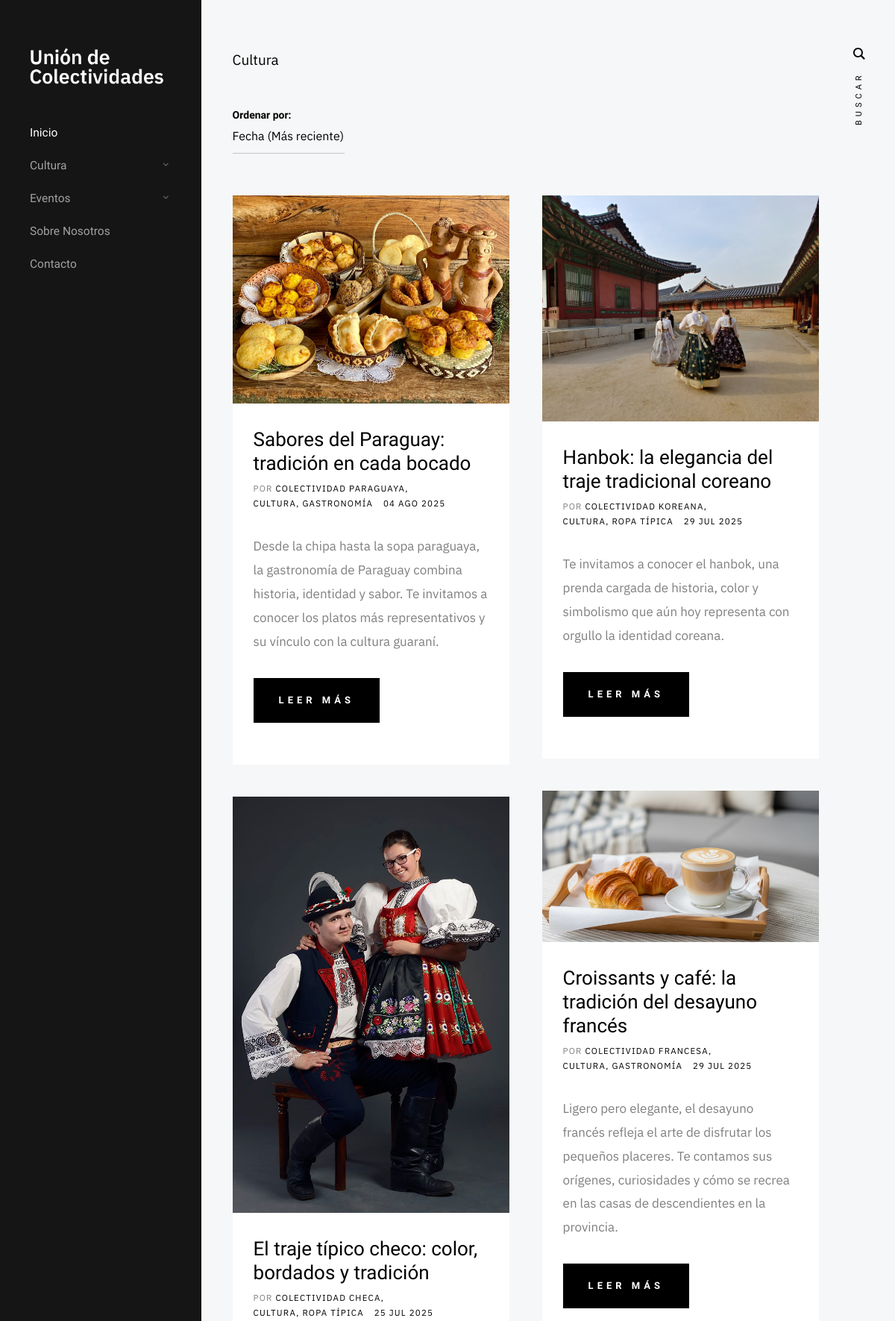
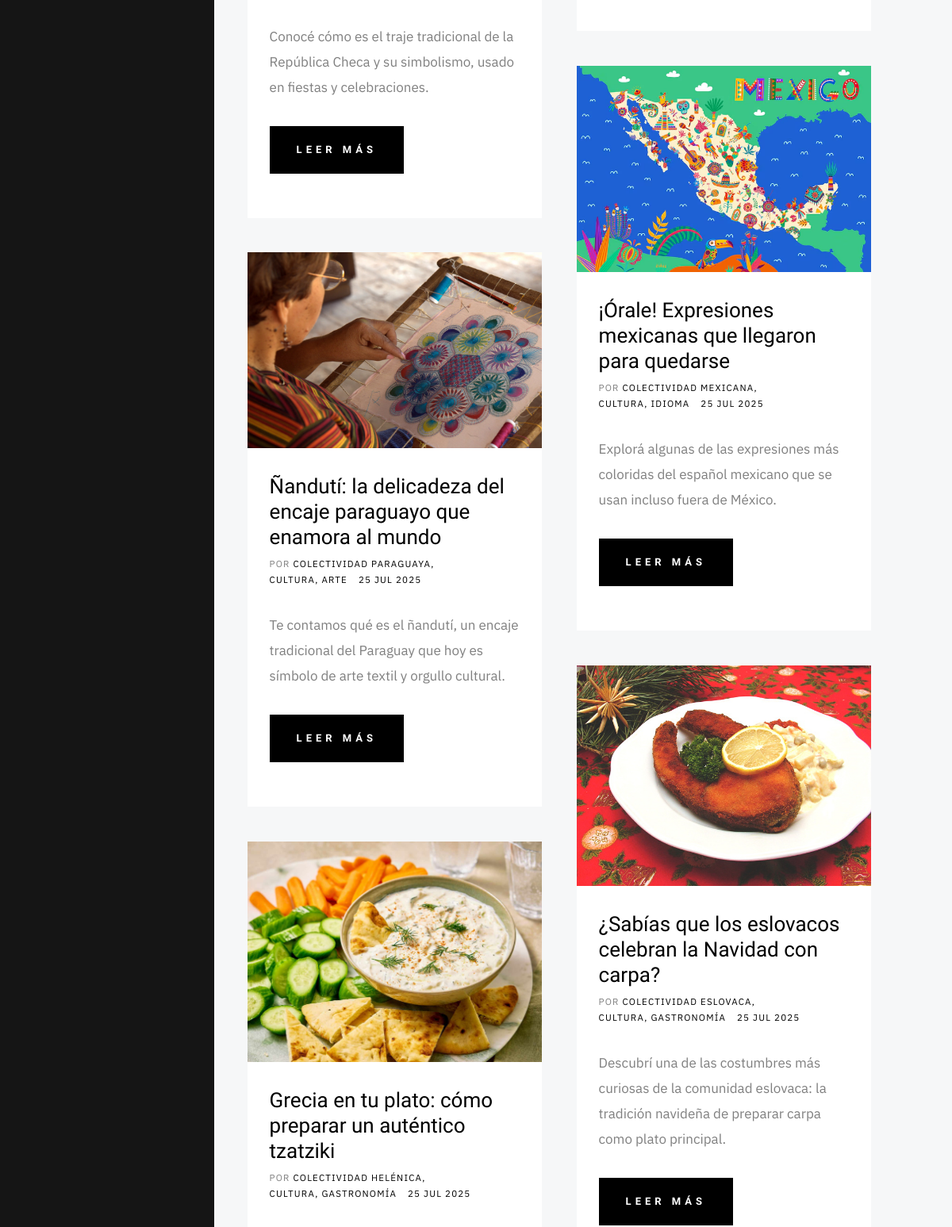
/cultura/ (upper part), run on the app's committed database (2 pictures, top to bottom).
### apps/articulos/models.py (models this page shows, shortened)
class Articulo(models.Model):
    creado = models.DateTimeField(auto_now_add=True)
    modificado = models.DateTimeField(auto_now=True)
    titulo = models.CharField(max_length=150)
    slug = models.SlugField(max_length=150, unique=True, blank=True, help_text="Slug para la URL del artículo, se genera automáticamente.")
    colectividad = models.ForeignKey(Categoria, on_delete=models.SET_NULL, null=True, blank=True, related_name='colectividad')
    autor = models.ForeignKey(User, on_delete=models.SET_NULL, null=True, blank=True, related_name='articulos_creados')
    descripcion = models.CharField(max_length=300) #resumen para mostrar en el home
    contenido = RichTextUploadingField()
    imagen = models.ImageField(upload_to= 'articulos/', null=False, blank=False,default='articulos/default_img_articulo.jpg')
    comentarios_habilitados = models.BooleanField(default=True)
    visitas = models.IntegerField(default=0)
    likes = models.IntegerField(default=0)
    categoria = models.ForeignKey(Categoria, on_delete=models.SET_NULL, null=True, blank=True, related_name='articulos')
    class Meta:
        ordering = ['-creado'] # Ordena MAS nuevo primero

### apps/categorias/models.py (models this page shows, shortened)
class Categoria(models.Model):
    nombre = models.CharField(max_length=50, unique=True)
    slug = models.SlugField(max_length=30, unique=True, blank=True)
    tipos = models.ManyToManyField(
        TipoCategoria,
        related_name='categorias',
        blank=True, #puede no tener un tipo asociado cuando se crea
        help_text="Seleccioná los tipos a los que pertenece esta categoría (Ej: Artículo, Evento, Galeria)"
    )
    class Meta:
        ordering = ['nombre']

### apps/articulos/views.py (the view)
# urls.py: path('', views.lista_articulos, name='path_lista_home'),
def lista_articulos(request, categoria_slug=None, colectividad_slug=None): #puede tener o no una categoria articulos/cat
    todos_los_articulos = Articulo.objects.all().order_by('-creado') # *** nuevos primero
    categoria_actual = None
    if categoria_slug: #si categoriaslug tiene un valor,
        categoria_actual = get_object_or_404(Categoria, slug=categoria_slug) #busca cat o da error404
        todos_los_articulos = todos_los_articulos.filter(categoria=categoria_actual) #filtra todos los art con current cat
    elif colectividad_slug:
        colectividad_actual = get_object_or_404(Categoria, slug=colectividad_slug)
        todos_los_articulos = todos_los_articulos.filter(colectividad=colectividad_actual)
    ordenar_por = request.GET.get('order_by', 'newest')
    if ordenar_por == 'oldest':
        todos_los_articulos = todos_los_articulos.order_by('creado') #viejos primero
    else:
        todos_los_articulos = todos_los_articulos.order_by('-creado') #nuevos
    articulos_por_pagina = 12
    paginator = Paginator(todos_los_articulos,articulos_por_pagina) #le doy todos los art, luego cuantos quiero por pag
    page_number = request.GET.get('page') #obtiene el numero de pag de la url y si no hay es la primera
    page_obj = paginator.get_page(page_number) #Obtenemos el objeto Page (una parte de la lista de art para la página actual)
    contexto = {
        'page_obj': page_obj,
        'categoria_actual': categoria_actual,
        'ordenar_por': ordenar_por,
        'colectividad_actual': categoria_actual,
    }
    return render(request, 'articulos/lista_articulos.html', contexto)

### apps/articulos/context_processors.py (called while the page is built)
def categorias(request):
    return {
        'categorias': Categoria.objects.all().order_by('nombre'),
        'categorias_cultura': Categoria.objects.filter(tipos__nombre='Cultura').order_by('nombre'),
        'categorias_eventos': Categoria.objects.filter(tipos__nombre='Eventos').order_by('nombre'),
        'categorias_galeria': Categoria.objects.filter(tipos__nombre='Galeria').order_by('nombre'),
        'categorias_colectividades': Categoria.objects.filter(tipos__nombre='Colectividad').order_by('nombre'),
    }

### templates/articulos/lista_articulos.html (shortened to what this page needs)
{% extends 'base.html' %}
{% load static %}
{% block content %}
<div class="s-content">
    <header class="listing-header">
        {% if categoria_actual %}
            <h1 class="h2">{{ categoria_actual.nombre }}
        {% elif colectividad_actual %}
            {{ colectividad_actual.nombre }}
        {% else %}
            Cultura
        {% endif %}
            <form method="GET" action="">
                <div class="ss-custom-select" style="margin-top: 20px;">
                    <label for="order_by_select" class="ss-custom-select-label" >Ordenar por:</label>
                    <select style="max-width:fit-content; min-width:min-content px;" class="ss-custom-select-box" id="order_by_select" name="order_by" onchange="this.form.submit()" style="margin: top -30px;">
                        <option value="newest" {% if ordenar_por == 'newest' %}selected{% endif %}>Fecha (Más reciente)</option>
                    </select>
                </div>
            </form>
    </header>
    <div class="masonry-wrap">
        <div class="masonry">
            {% for articulo in page_obj%}
            <article class="masonry__brick entry format-standard animate-this">
                <div class="entry__thumb">
                    <a href="{% url 'articulos:path_detalle_articulo' articulo.slug %}" class="entry__thumb-link">
                        <img src="{{ articulo.imagen.url }}"
                                srcset="{{ articulo.imagen.url }}" alt="{{ articulo.titulo }}">
                    </a>
                </div>
                <div class="entry__text">
                    <div class="entry__header">
                        <h2 class="entry__title"><a href="{% url 'articulos:path_detalle_articulo' articulo.slug %}">{{ articulo.titulo }}</a></h2>
                        <div class="entry__meta">
                            <span class="entry__meta-cat">
                                {% if articulo.colectividad %}
                                Por <a href="{% url 'articulos:path_lista_articulos_colectividad' colectividad_slug=articulo.colectividad.slug %}">{{ articulo.colectividad.nombre }}</a></li>
                                {% endif %}
                                <br>
                                <a href="{% url 'articulos:path_lista_articulos' %}">Cultura</a>
                                {% if articulo.categoria %}
                                <a href="{% url 'articulos:path_lista_articulos_categoria' categoria_slug=articulo.categoria.slug %}">{{ articulo.categoria.nombre }}</a>
                                {% endif %}
                            </span>
                            <span class="entry__meta-date">
                                <a href="{% url 'articulos:path_detalle_articulo' articulo.slug %}">{{ articulo.creado|date:"d M Y"}}</a>
                            </span>
                        </div>
                    </div>
                    <div class="entry__excerpt">
                        <p> {{ articulo.descripcion }} </p>
                        <br>
                        <a href="{% url 'articulos:path_detalle_articulo' articulo.slug %}" class="btn btn--primary u-fullwidth">Leer más</a>
                    </div>
                </div>
            </article> {% empty %}
                <p>No hay artículos disponibles en esta categoría.</p>
            {% endfor %}
        </div>
    </div>
</div>
{% endblock content %}

### templates/base.html (shortened to what this page needs)
{% load static %}
<!DOCTYPE html>
<html class="no-js" lang="en">
<head>
    <link rel="stylesheet" href="{% static 'css/base.css' %}">
    <link rel="stylesheet" href="{% static 'css/vendor.css' %}">
    <link rel="stylesheet" href="{% static 'css/main.css' %}">
</head>
<body>
    <div id="top" class="s-wrap site-wrapper">
        <header class="s-header">
            <div class="header__top">
                <div class="header__logo">
                    <a class="site-logo" href="{% url 'path_home' %}">
                        <img src="{% static 'images/logouniconcolectividades.png' %}" alt="Homepage">
                    </a>
                </div>
            </div>
            <nav class="header__nav-wrap">
                <ul class="header__nav">
                    <li class="current"><a href="{% url 'path_home' %}" title="">Inicio</a></li>
                    <li class="has-children">
                        <a href="{% url 'articulos:path_lista_articulos' %}" title="">Cultura</a>
                    </li>
                    <li class="has-children">
                        <a href="#0" title="">Eventos</a>
                    </li>
                    <li><a href="{% url 'nosotros:path_nosotros_main' %}" title="">Sobre Nosotros</a></li>
                    <li><a href="{% url 'contacto:path_contacto_main' %}" title="">Contacto</a></li>
                </ul>
            </nav>
        </header>
        {% block content %}
        {% endblock content %}
    </div>

### static/css/base.css (style rules this page uses)
html { line-height: 1.15; -webkit-text-size-adjust: 100%; }
body { margin: 0; }
a { background-color: transparent; }
img { border-style: none; }
button, input, optgroup, select, textarea { font-family: inherit; font-size: 100%; line-height: 1.15; margin: 0; }
button, select { text-transform: none; }
html { font-size: 62.5%; box-sizing: border-box; }
*, *::before, *::after { box-sizing: inherit; }
body { font-weight: normal; line-height: 1; word-wrap: break-word; -moz-font-smoothing: grayscale; -moz-osx-font-smoothing: grayscale; -webkit-font-smoothing: antialiased; -webkit-overflow-scrolling: touch; -webkit-text-size-adjust: none; }
svg, img, video embed, iframe, object { max-width: 100%; height: auto; }
div, dl, dt, dd, ul, ol, li, h1, h2, h3, h4, h5, h6, pre, form, p, blockquote, th, td { margin: 0; padding: 0; }
p { font-size: inherit; text-rendering: optimizeLegibility; }
ol, ul { list-style: none; }
li { display: block; }
a { text-decoration: none; line-height: inherit; }
a img { border: none; }

### data on the page
Articulo: imagen (picture), titulo "Sabores del Paraguay: tradición en cada bocado", colectividad.nombre "COLECTIVIDAD PARAGUAYA", categoria.nombre "GASTRONOMÍA", creado "04 AGO 2025", descripcion "Desde la chipa hasta la sopa paraguaya, la gastronomía de Paraguay combina historia, identidad y sabor. Te invitamos a conocer los platos más representativos y su vínculo con la cultura guaraní."
Articulo: imagen (picture), titulo "Hanbok: la elegancia del traje tradicional coreano", colectividad.nombre "COLECTIVIDAD KOREANA", categoria.nombre "ROPA TÍPICA", creado "29 JUL 2025", descripcion "Te invitamos a conocer el hanbok, una prenda cargada de historia, color y simbolismo que aún hoy representa con orgullo la identidad coreana."
Articulo: imagen (picture), titulo "Croissants y café: la tradición del desayuno francés", colectividad.nombre "COLECTIVIDAD FRANCESA", categoria.nombre "GASTRONOMÍA", creado "29 JUL 2025", descripcion "Ligero pero elegante, el desayuno francés refleja el arte de disfrutar los pequeños placeres. Te contamos sus orígenes, curiosidades y cómo se recrea en las casas de descendientes en la provincia."
Articulo: imagen (picture), titulo "El traje típico checo: color, bordados y tradición", colectividad.nombre "COLECTIVIDAD CHECA", categoria.nombre "ROPA TÍPICA", creado "25 JUL 2025", descripcion "Conocé cómo es el traje tradicional de la República Checa y su simbolismo, usado en fiestas y celebraciones."
Articulo: imagen (picture), titulo "¡Órale! Expresiones mexicanas que llegaron para quedarse", colectividad.nombre "COLECTIVIDAD MEXICANA", categoria.nombre "IDIOMA", creado "25 JUL 2025", descripcion "Explorá algunas de las expresiones más coloridas del español mexicano que se usan incluso fuera de México."
Articulo: imagen (picture), titulo "Ñandutí: la delicadeza del encaje paraguayo que enamora al mundo", colectividad.nombre "COLECTIVIDAD PARAGUAYA", categoria.nombre "ARTE", creado "25 JUL 2025", descripcion "Te contamos qué es el ñandutí, un encaje tradicional del Paraguay que hoy es símbolo de arte textil y orgullo cultural."
Articulo: imagen (picture), titulo "¿Sabías que los eslovacos celebran la Navidad con carpa?", colectividad.nombre "COLECTIVIDAD ESLOVACA", categoria.nombre "GASTRONOMÍA", creado "25 JUL 2025", descripcion "Descubrí una de las costumbres más curiosas de la comunidad eslovaca: la tradición navideña de preparar carpa como plato principal."
Articulo: imagen (picture), titulo "Grecia en tu plato: cómo preparar un auténtico tzatziki", colectividad.nombre "COLECTIVIDAD HELÉNICA", categoria.nombre "GASTRONOMÍA", creado "25 JUL 2025"
